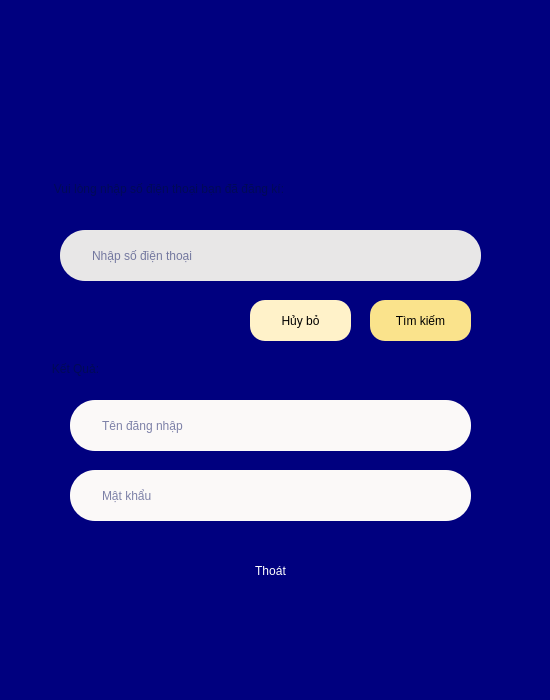
<?xml version="1.0" encoding="UTF-8"?>
<ui version="4.0">
 <class>MainWindow</class>
 <widget class="QMainWindow" name="MainWindow">
  <property name="geometry">
   <rect>
    <x>0</x>
    <y>0</y>
    <width>550</width>
    <height>700</height>
   </rect>
  </property>
  <property name="windowTitle">
   <string>Tra Cứu Mật Khẩu</string>
  </property>
  <widget class="QWidget" name="centralwidget">
   <widget class="QLabel" name="label">
    <property name="geometry">
     <rect>
      <x>0</x>
      <y>-10</y>
      <width>550</width>
      <height>711</height>
     </rect>
    </property>
    <property name="styleSheet">
     <string notr="true">background-color: rgb(0, 0, 127);</string>
    </property>
    <property name="text">
     <string/>
    </property>
    <property name="pixmap">
     <pixmap>../../Images/Images_DangNhap/nen_lay_mk.jpg</pixmap>
    </property>
    <property name="scaledContents">
     <bool>true</bool>
    </property>
   </widget>
   <widget class="QGroupBox" name="groupBox">
    <property name="geometry">
     <rect>
      <x>50</x>
      <y>180</y>
      <width>451</width>
      <height>171</height>
     </rect>
    </property>
    <property name="toolTip">
     <string>&lt;html&gt;&lt;head/&gt;&lt;body&gt;&lt;p&gt;&lt;span style=&quot; font-weight:600;&quot;&gt;vvffgfhfh&lt;/span&gt;&lt;/p&gt;&lt;/body&gt;&lt;/html&gt;</string>
    </property>
    <property name="styleSheet">
     <string notr="true">font: 75 16pt &quot;Sitka Display&quot;;
color: rgb(0, 9, 87);
border: None;

</string>
    </property>
    <property name="title">
     <string>Vui lòng nhập số điện thoại bạn đã đăng kí:</string>
    </property>
    <widget class="QLineEdit" name="lineEditSearch">
     <property name="geometry">
      <rect>
       <x>10</x>
       <y>50</y>
       <width>421</width>
       <height>51</height>
      </rect>
     </property>
     <property name="whatsThis">
      <string>&lt;html&gt;&lt;head/&gt;&lt;body&gt;&lt;p align=&quot;center&quot;&gt;&lt;br/&gt;&lt;/p&gt;&lt;/body&gt;&lt;/html&gt;</string>
     </property>
     <property name="styleSheet">
      <string notr="true">QLineEdit {
    border: 2px;  
    border-radius: 25px;        
	font: 13pt &quot;MS Shell Dlg 2&quot;;
	background-color: rgb(232, 231, 231);
 	padding-left: 30px; 
    padding-right: 30px;                
}</string>
     </property>
     <property name="placeholderText">
      <string>Nhập số điện thoại </string>
     </property>
    </widget>
    <widget class="QPushButton" name="pushButtonSearch">
     <property name="geometry">
      <rect>
       <x>320</x>
       <y>120</y>
       <width>101</width>
       <height>41</height>
      </rect>
     </property>
     <property name="styleSheet">
      <string notr="true">QPushButton {
    background-color: #fae38c; 
    border-radius: 15px;       
    color: black;               
    padding: 5px 10px;        
	font: 14pt &quot;Sitka Display&quot;;
}

QPushButton:hover {
    background-color: #eeba4a
}

QPushButton:pressed {
    background-color: #fffaba; 
}
</string>
     </property>
     <property name="text">
      <string>Tìm kiếm</string>
     </property>
     <property name="shortcut">
      <string>Return</string>
     </property>
    </widget>
    <widget class="QPushButton" name="pushButtonCancel">
     <property name="geometry">
      <rect>
       <x>200</x>
       <y>120</y>
       <width>101</width>
       <height>41</height>
      </rect>
     </property>
     <property name="styleSheet">
      <string notr="true">QPushButton {
    background-color: #fff2c9; 
    border-radius: 15px;       
    color: black;               
    padding: 5px 10px;        
	font: 14pt &quot;Sitka Display&quot;;
}

QPushButton:hover {
    background-color: #eeba4a
}

QPushButton:pressed {
    background-color: #fffaba; 
}
</string>
     </property>
     <property name="text">
      <string>Hủy bỏ</string>
     </property>
    </widget>
   </widget>
   <widget class="QGroupBox" name="groupBox_2">
    <property name="geometry">
     <rect>
      <x>50</x>
      <y>360</y>
      <width>451</width>
      <height>181</height>
     </rect>
    </property>
    <property name="toolTip">
     <string>&lt;html&gt;&lt;head/&gt;&lt;body&gt;&lt;p&gt;&lt;span style=&quot; font-weight:600;&quot;&gt;vvffgfhfh&lt;/span&gt;&lt;/p&gt;&lt;/body&gt;&lt;/html&gt;</string>
    </property>
    <property name="styleSheet">
     <string notr="true">font: 75 16pt &quot;Sitka Display&quot;;
color: rgb(0, 9, 87);
border: None;

</string>
    </property>
    <property name="title">
     <string>Kết Quả:</string>
    </property>
    <widget class="QLineEdit" name="lineEditTenDangNhap">
     <property name="geometry">
      <rect>
       <x>20</x>
       <y>40</y>
       <width>401</width>
       <height>51</height>
      </rect>
     </property>
     <property name="whatsThis">
      <string>&lt;html&gt;&lt;head/&gt;&lt;body&gt;&lt;p align=&quot;center&quot;&gt;&lt;br/&gt;&lt;/p&gt;&lt;/body&gt;&lt;/html&gt;</string>
     </property>
     <property name="styleSheet">
      <string notr="true">QLineEdit {
    border: 2px;  
    border-radius: 25px;        
	font: 13pt &quot;MS Shell Dlg 2&quot;;
	background-color: #fbf9f8; 	
	padding-left: 30px; 
    padding-right: 30px;        
}</string>
     </property>
     <property name="readOnly">
      <bool>true</bool>
     </property>
     <property name="placeholderText">
      <string>Tên đăng nhập</string>
     </property>
    </widget>
    <widget class="QLineEdit" name="lineEditMatKhau">
     <property name="geometry">
      <rect>
       <x>20</x>
       <y>110</y>
       <width>401</width>
       <height>51</height>
      </rect>
     </property>
     <property name="whatsThis">
      <string>&lt;html&gt;&lt;head/&gt;&lt;body&gt;&lt;p align=&quot;center&quot;&gt;&lt;br/&gt;&lt;/p&gt;&lt;/body&gt;&lt;/html&gt;</string>
     </property>
     <property name="styleSheet">
      <string notr="true">QLineEdit {
    border: 2px;  
    border-radius: 25px;        
	font: 13pt &quot;MS Shell Dlg 2&quot;;
	background-color:#fbf9f8;
 	padding-left: 30px; 
    padding-right: 30px;                  
}</string>
     </property>
     <property name="readOnly">
      <bool>true</bool>
     </property>
     <property name="placeholderText">
      <string>Mật khẩu </string>
     </property>
    </widget>
   </widget>
   <widget class="QPushButton" name="pushButtonExit">
    <property name="geometry">
     <rect>
      <x>220</x>
      <y>550</y>
      <width>101</width>
      <height>41</height>
     </rect>
    </property>
    <property name="styleSheet">
     <string notr="true">QPushButton {
    
	background-color: #00007f;
    border-radius: 15px;       
    color: white;               
    padding: 5px 10px;        
	font: 14pt &quot;Sitka Display&quot;;
}

QPushButton:hover {
    background-color: rgb(255, 151, 151)
}

QPushButton:pressed {
    background-color: rgb(255, 156, 156); 
}
</string>
    </property>
    <property name="text">
     <string>Thoát</string>
    </property>
   </widget>
  </widget>
 </widget>
 <resources/>
 <connections/>
</ui>
